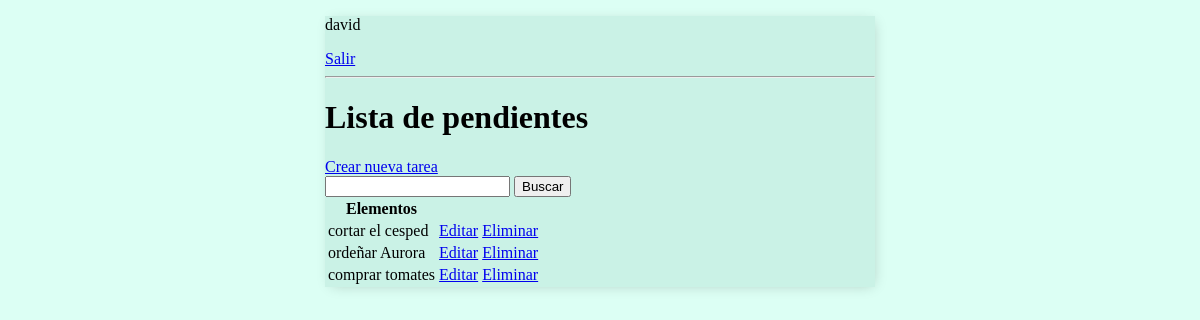
Page / (signed in) on the earlier database version.
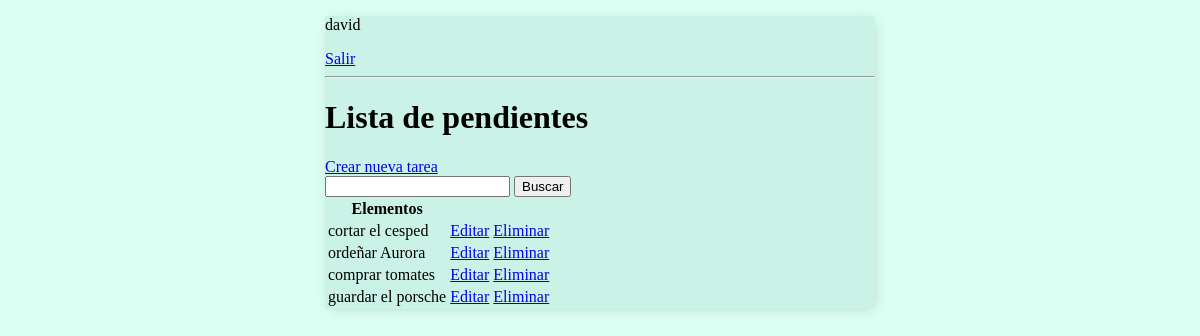
Same page on the later database version.
### base/models.py (models this page shows, shortened)
class Tarea(models.Model):
    usuario = models.ForeignKey(User, on_delete= models.CASCADE, null= True, blank = True)
    titulo = models.CharField(max_length = 200)
    descripcion = models.TextField(null = True, blank = True)
    completo = models.BooleanField(default = False)
    creado = models.DateTimeField(auto_now_add = True)
    class Meta:
        ordering = ['completo']

### base/views.py (the view)
# urls.py: path('', ListaPendientes.as_view(), name='tareas'),
class ListaPendientes(LoginRequiredMixin, ListView):
    model = Tarea
    context_object_name = 'tareas'
    def get_context_data(self, **kwargs):
        context = super().get_context_data(**kwargs)
        context['tareas'] = context['tareas'].filter(usuario=self.request.user)
        context['count'] = context['tareas'].filter(completo=False).count()
        valor_buscado = self.request.GET.get('area-buscar') or ''
        if valor_buscado:
            context['tareas'] = context['tareas'].filter(titulo__icontains = valor_buscado)
        context['valor_buscado'] = valor_buscado
        return context

### base/templates/base/tarea_list.html
{% extends "base/principal.html" %}
{% block content %}
{% if request.user.is_authenticated %}
    <p>{{request.user}}</p>
    <a href={% url "logout" %}>Salir</a>
{% else %}
    <a href="{% url 'login' %}">Ingresar</a>
{% endif %}
<hr>
<h1>Lista de pendientes</h1>
<a href='{% url 'crear-tarea' %}'>Crear nueva tarea</a>
<form method="GET">
    <input type="text" name="area-buscar" value="{{valor_buscado}}">
    <input type="submit" value="Buscar">
</form>
<table>
    <tr>
        <th>Elementos</th>
        <th></th>
        <th></th>
    </tr>
    {% for tarea in tareas %}
    <tr>
        <td>{{tarea.titulo}}</td>
        <td><a href="{% url 'editar-tarea' tarea.id %}">Editar</a></td>
        <td><a href="{% url 'eliminar-tarea' tarea.id %}">Eliminar</a></td>
    </tr>
    {% empty %}
    <h3>No hay elementos en esta lista</h3>
    {% endfor %}
</table>
{% endblock content %}

Differences in the rows shown:
added Tarea: titulo "guardar el porsche"
